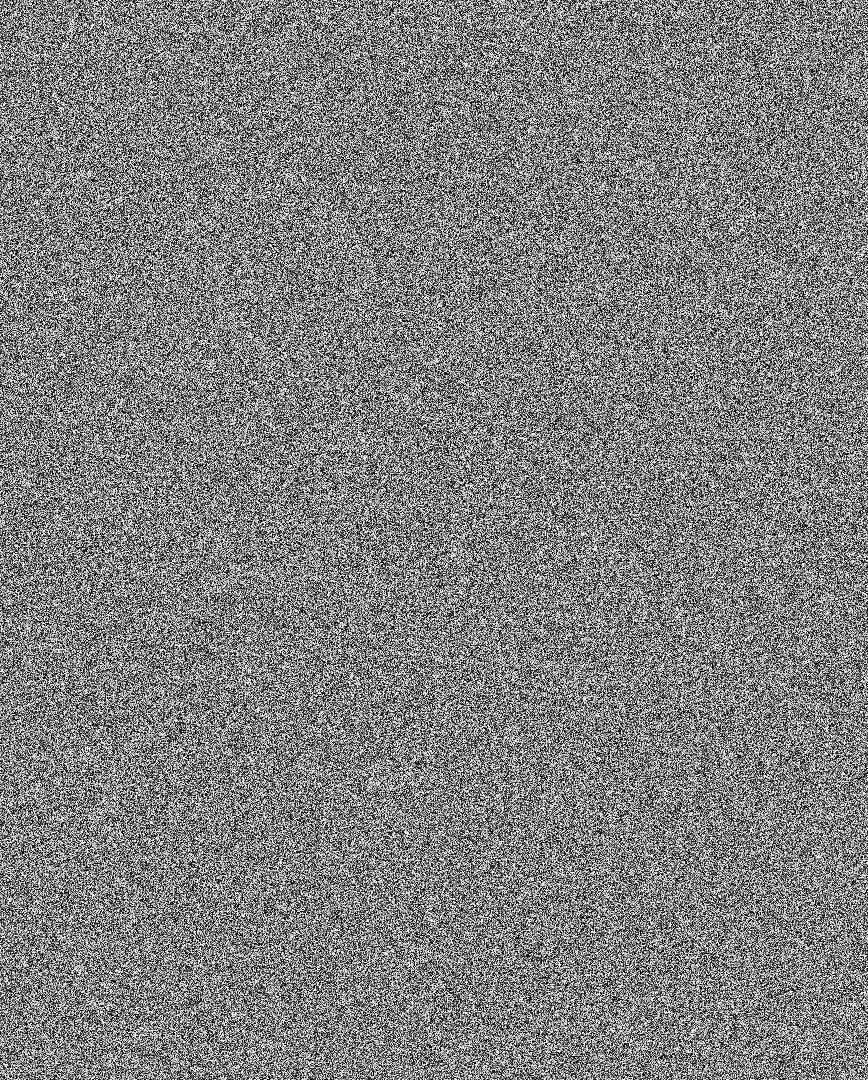
#> input picture information_group_class/6_Cryptography/release/release/p1/flag_enc.png, 868 x 1080 px, given in place of flag.png, which was not available
$ python chal.py
#> lines starting #> are read from the running program, lines starting #| are printed output that depends on the picture
#!/usr/bin/env python3
import cv2      #pip install opencv-python
import random
import string

charset = string.ascii_letters + string.digits + '+='
# abcdefghijklmnopqrstuvwxyzABCDEFGHIJKLMNOPQRSTUVWXYZ0123456789+=
print(charset)
fire, water, earth, air = [random.choice(charset) for _ in range(4)]

def combine(a, b):
    return ''.join([a,b])

def encrypt(arr):
    swamp  = combine(water, earth) # swap = water,earth
    energy = combine(fire, air) # energy = fire,air
    lava   = combine(fire, earth) # lava = fire,earth
    life   = combine(swamp, energy) #life = water,earth,fire,air
    stone  = combine(lava, air) # stone = fire,earth,air
    sand   = combine(stone, water)  # sand = fire,earth,air,water
    seed   = combine(sand, life) # seed = fire,earth,air,water,water,earth,fire,air
    random.seed(seed)

    h, w = arr.shape
    for i in range(h):
        for j in range(w):
            arr[i][j] ^= random.randint(0,255) # XOR with random number

for i in ['flag', 'main']:
    msg = cv2.imread(i+'.png', cv2.IMREAD_GRAYSCALE)
#> msg is the input picture: shape (1080, 868); min 0, max 255, mean 127.6
    encrypt(msg)
#> after the loop in encrypt, `for i in range(h):`:
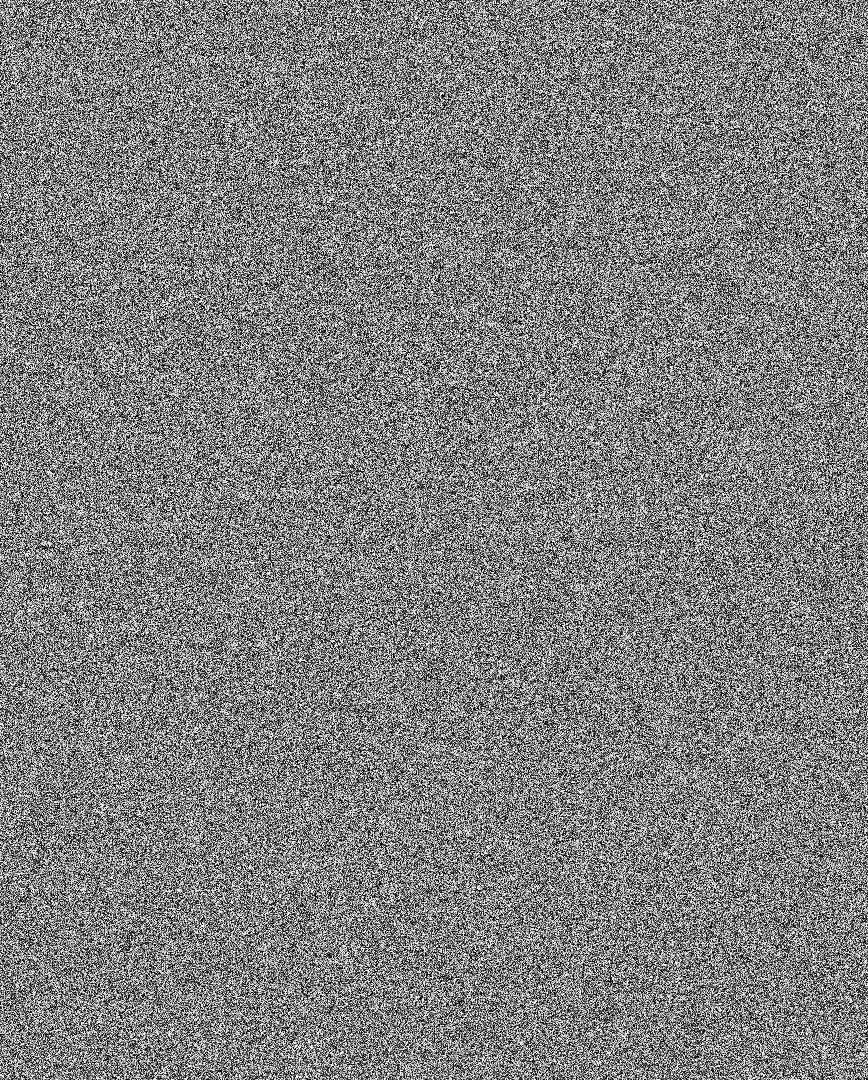
#> arr: shape (1080, 868); min 0, max 255, mean 127.5
    cv2.imwrite(i+'_enc.png', msg)
#> pass 2 of the loop `for i in ['flag', 'main']:`:
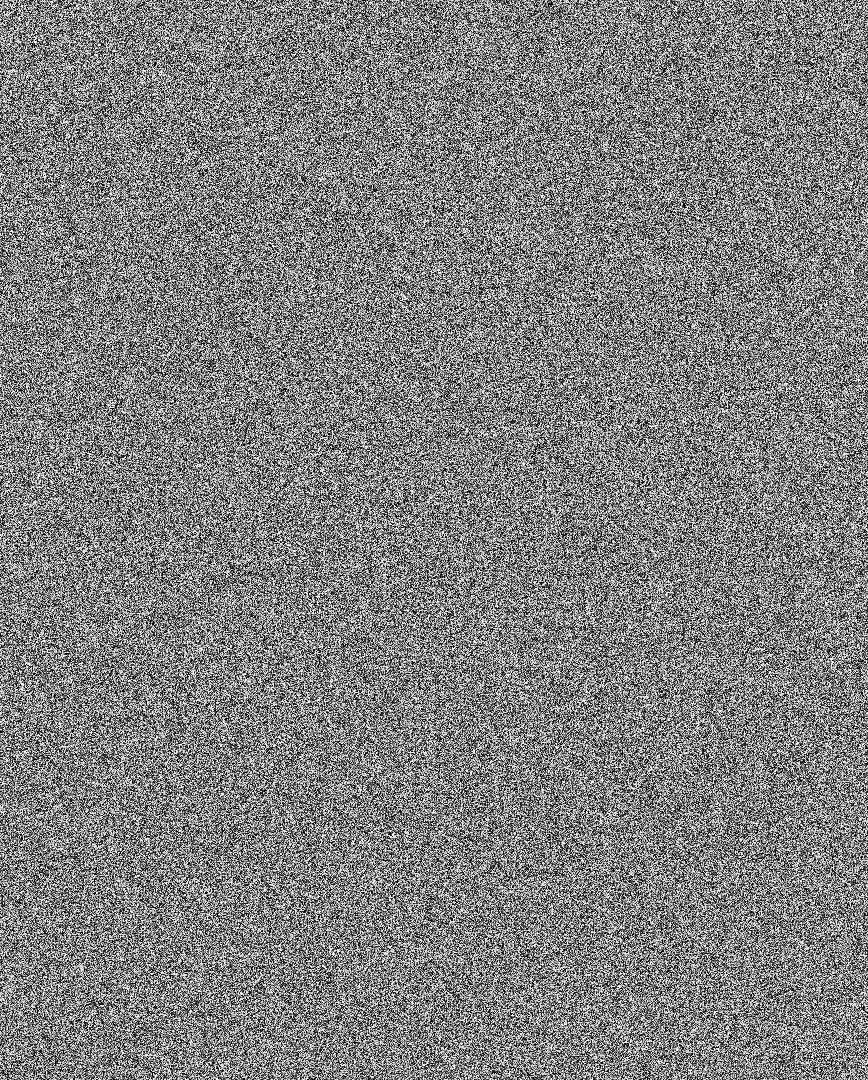
#> input picture information_group_class/6_Cryptography/release/release/p1/main_enc.png, 868 x 1080 px, given in place of main.png, which was not available
#> msg is the input picture: shape (1080, 868); min 0, max 255, mean 127.6
#> after the loop in encrypt (call 2), `for i in range(h):`:
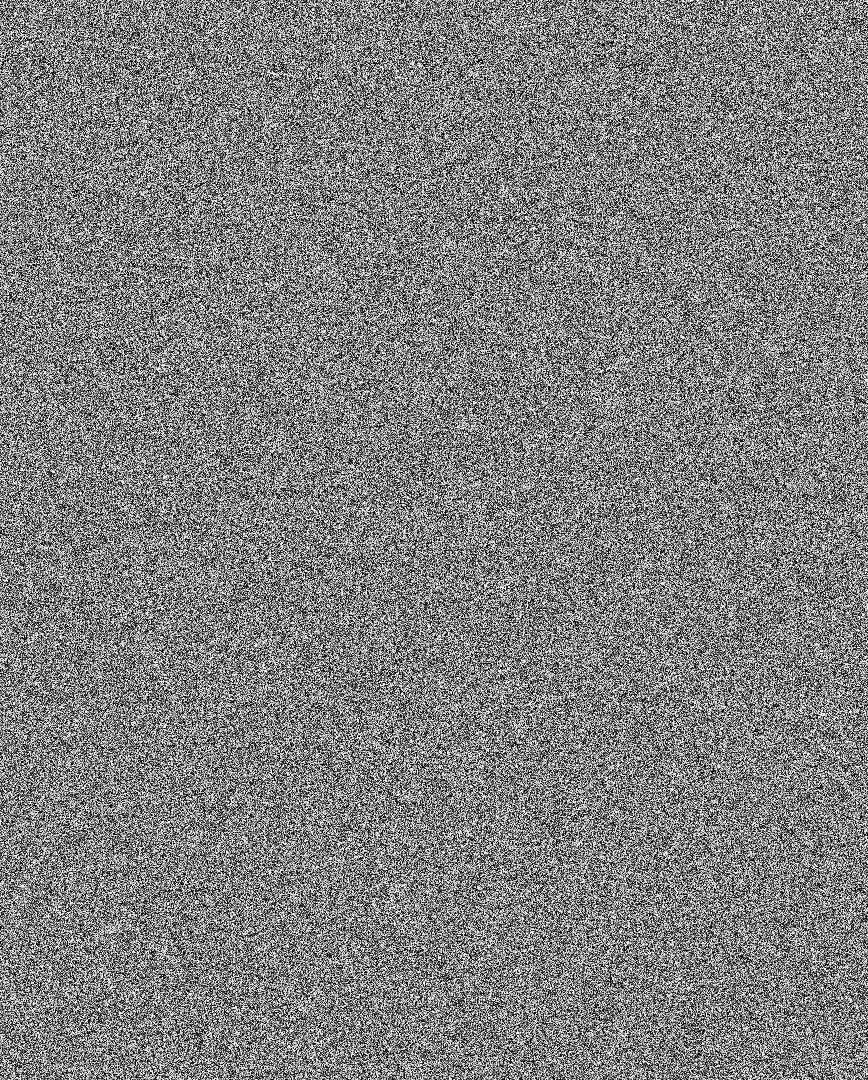
#> arr: shape (1080, 868); min 0, max 255, mean 127.4
